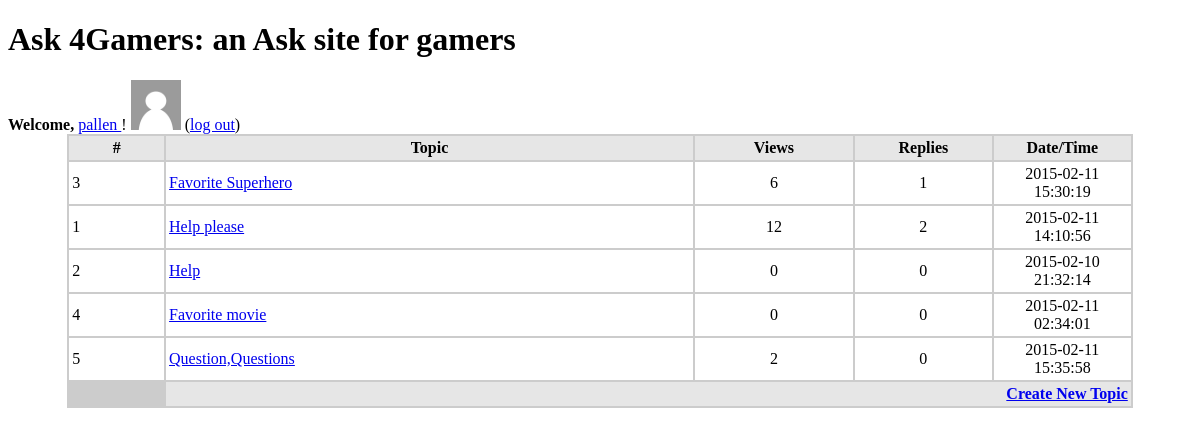
The app's page /index.php (signed in), older data.
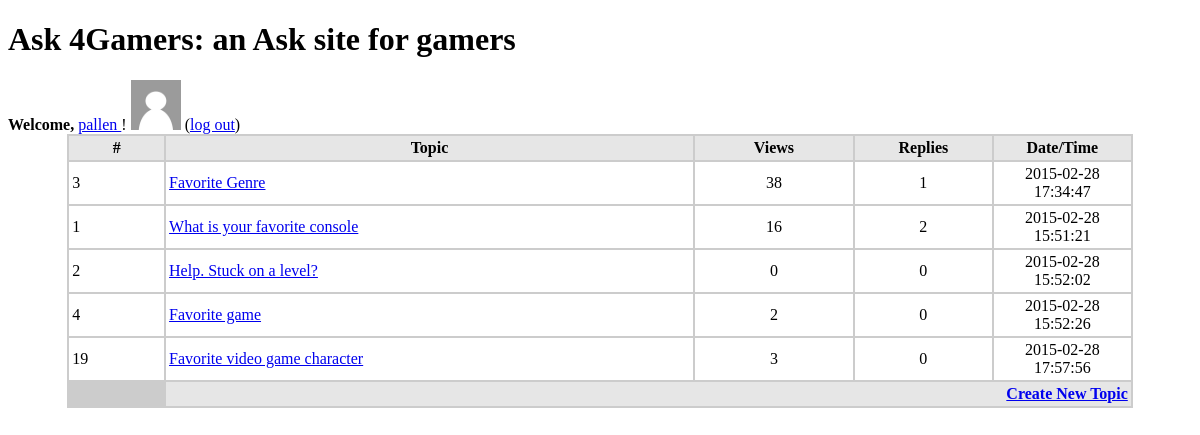
The same page, newer data.
### tables this page shows
CREATE TABLE IF NOT EXISTS `question` (
  `u_id` int(4) NOT NULL,
`q_id` int(4) NOT NULL,
  `topic` varchar(255) NOT NULL,
  `detail` longtext NOT NULL,
  `datetime` timestamp NOT NULL DEFAULT '0000-00-00 00:00:00' ON UPDATE CURRENT_TIMESTAMP,
  `view` int(4) DEFAULT '0',
  `reply` int(4) DEFAULT '0',
  `value` int(5) NOT NULL DEFAULT '0'
);

### index.php (the view, shortened to what this page needs)
<?php
include_once "creds.php";
$tbl_name="question";
$tbl_name2="user";
 $uname = $_SESSION['username'];
$db = new mysqli($host, $user,$pw,$db_name);
$sql="SELECT * FROM  `$tbl_name` ORDER BY value DESC LIMIT 5";
$sql1="SELECT id FROM `$tbl_name2` WHERE `username` =  '".$uname. "'";
$result=$db->query($sql);
$results=$db->query($sql1);
$row=mysqli_fetch_array($results);
?>
<!DOCTYPE html>
<html>
<head>
</head>
<body>
	<h1> Ask 4Gamers: an Ask site for gamers</h1>
	<td> <strong>Welcome, </strong>
	<a href="profile.php?id=<?php echo $row['id']; ?>" ><?=$_SESSION['username']?> </a> !
<?php
	$sqlpic ="SELECT picture FROM `$tbl_name2` WHERE `username` = '".$uname. "'";
	$respic = $db->query($sqlpic);
	$rpic = mysqli_fetch_array($respic);
	if($rpic['picture'] == "" ){
		echo "<img width='50' height = '50' src='Pictures/default.png' alt='Default Profile Pic'>";
	}
	else{
		echo"<img width='50' height='50' src='Pictures/".$rpic['picture']."' alt=Profile Pic'>";
	}
?>
	(<a href="index.php?action=logout">log out</a>)</td>
<table width="90%" border="0" align="center" cellpadding="3" cellspacing"1" bgcolor="#CCCCCC">
	<tr>
		<td width-"13%" align="center" bgcolor="#E6E6E6"><strong>#</strong></td>
		<td width="50%" align="center" bgcolor="#E6E6E6"><strong>Topic</strong></td>
		<td width="15%" align="center" bgcolor="#E6E6E6"><strong>Views</strong></td>
		<td width="13%" align="center" bgcolor="#E6E6E6"><strong>Replies</strong></td>
		<td width="13%" align="center" bgcolor="#E6E6E6"><strong>Date/Time</strong></td>
	</tr>
	<?php
	while($rows=mysqli_fetch_array($result)){
		?>
		<tr>
			<td bgcolor="#FFFFFF"><?php echo $rows['q_id']; ?></td>
			<td bgcolor="#FFFFFF"><a href="view.php?id=<?php echo $rows['q_id']; ?> "><?php echo $rows['topic']; ?></a><BR></td>
			<td align="center" bgcolor="#FFFFFF"><?php echo $rows['view']; ?></td>
			<td align="center" bgcolor="#FFFFFF"><?php echo $rows['reply']; ?></td>
			<td align="center" bgcolor="#FFFFFF"><?php echo $rows['datetime']; ?></td>
		</tr>
		<?php
	}
?>
<form>
<tr>
<td><input name="username" type="hidden" value="<?php echo $username; ?>"></td>
<td colspan="5" align="right" bgcolor="#E6E6E6"><a href="create.php"><strong>Create New Topic</strong> </a></td>
</tr>
</form
</table>
</body>
</html>

Row changes from the older to the newer data that the page shows:
removed question: q_id "5", topic "Question,Questions", view "2", reply "0", datetime "2015-02-11 15:35:58"
changed question id 3: topic "Favorite Superhero" → "Favorite Genre"; view "6" → "38"; datetime "2015-02-11 15:30:19" → "2015-02-28 17:34:47"
changed question id 1: topic "Help please" → "What is your favorite console"; view "12" → "16"; datetime "2015-02-11 14:10:56" → "2015-02-28 15:51:21"
changed question id 2: topic "Help" → "Help. Stuck on a level?"; datetime "2015-02-10 21:32:14" → "2015-02-28 15:52:02"
changed question id 4: topic "Favorite movie" → "Favorite game"; view "0" → "2"; datetime "2015-02-11 02:34:01" → "2015-02-28 15:52:26"
added question: q_id "19", topic "Favorite video game character", view "3", reply "0", datetime "2015-02-28 17:57:56"
